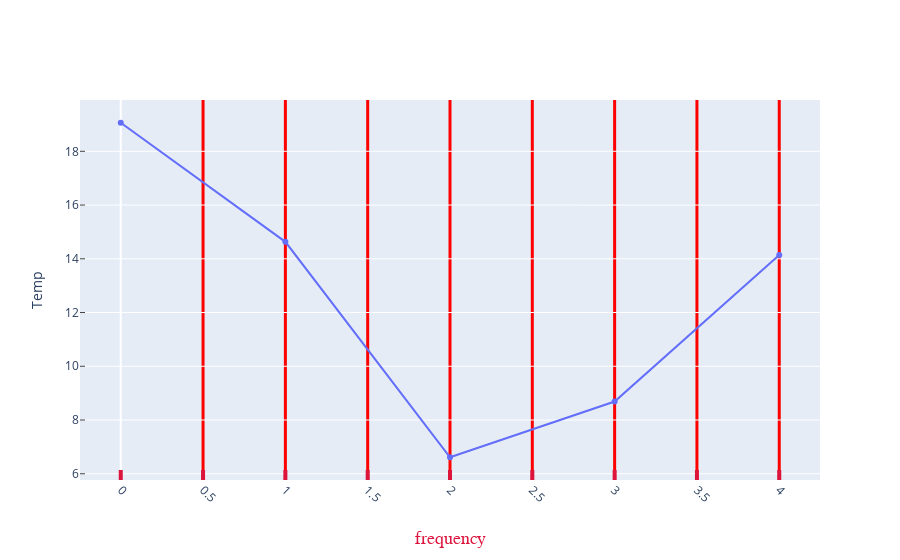

Source (notebook cell):
### Code cell
fig = go.Figure(
    data=[go.Scatter(y=weather["Temperature AVG"].head())])
fig.update_xaxes(ticks="inside",tickcolor="crimson",
                tickwidth=4,ticklen=10,title_text="frequency",
                title_font=dict(size=18,family="Courier",color="crimson"),
                tickangle=45, showline=False,linewidth=2,linecolor='black',
                mirror=False,gridcolor="red",gridwidth=3)
fig.update_yaxes(ticks="inside",title_text="Temp",showline=False,linewidth=2,
                 linecolor='black',mirror=False,zeroline=True,zerolinewidth=3,
                 zerolinecolor="red")
fig.update_layout(autosize=True)


fig.show()

### Figure 1 — Plotly figure (JSON) as saved in the notebook; plotly's stock layout.template omitted (floating-point values rounded to 4 significant figures)
{"data": [{"type": "scatter", "y": [19.06, 14.63, 6.614, 8.687, 14.14]}], "layout": {"autosize": true, "xaxis": {"autorange": true, "gridcolor": "red", "gridwidth": 3, "linecolor": "black", "linewidth": 2, "mirror": false, "range": [-0.2637, 4.264], "showline": false, "tickangle": 45, "tickcolor": "crimson", "ticklen": 10, "ticks": "inside", "tickwidth": 4, "title": {"font": {"color": "crimson", "family": "Courier", "size": 18}, "text": "frequency"}}, "yaxis": {"autorange": true, "linecolor": "black", "linewidth": 2, "mirror": false, "range": [5.702, 19.97], "showline": false, "ticks": "inside", "title": {"text": "Temp"}, "type": "linear", "zeroline": true, "zerolinecolor": "red", "zerolinewidth": 3}}}
